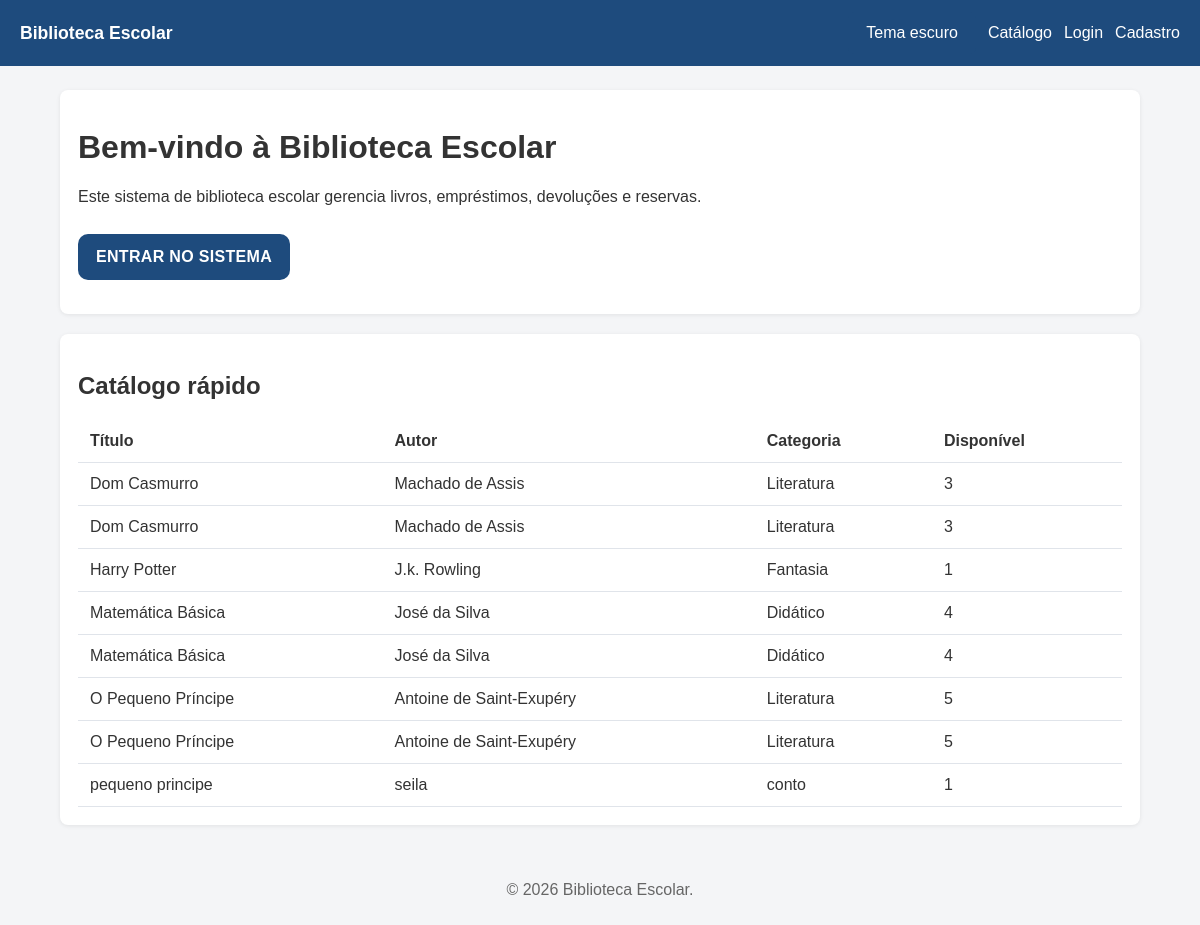
The page / on the database its author committed.
### tables this page shows
CREATE TABLE books (
        id INTEGER PRIMARY KEY AUTOINCREMENT,
        title TEXT NOT NULL,
        author TEXT NOT NULL,
        category TEXT NOT NULL,
        isbn TEXT,
        publisher TEXT,
        year INTEGER,
        quantity INTEGER NOT NULL DEFAULT 0,
        shelf TEXT,
        internal_code TEXT,
        cover_path TEXT,
        created_at TEXT NOT NULL DEFAULT CURRENT_TIMESTAMP
    );

### includes/functions.php (called while the page is built, shortened)
<?php
require_once __DIR__ . '/auth.php';
function base_url(string $path = ''): string
{
    $base = BASE_URL;
    return rtrim($base, '/') . '/' . ltrim($path, '/');
}
function h(string $value): string
{
    return htmlspecialchars($value, ENT_QUOTES, 'UTF-8');
}

### includes/auth.php (called while the page is built, shortened)
<?php
function current_user(): ?array
{
    return $_SESSION['user'] ?? null;
}
function is_logged_in(): bool
{
    return current_user() !== null;
}

### index.php (the view, shortened to what this page needs)
<?php
require_once __DIR__ . '/includes/header.php';
$books = [];
$hasData = true;
try {
    $db = get_db();
    $stmt = $db->query('SELECT id, title, author, category, quantity FROM books ORDER BY title LIMIT 10');
    $books = $stmt->fetchAll();
} catch (Exception $e) {
    $hasData = false;
}
?>
<div class="card">
    <h1>Bem-vindo à <?php echo h(SITE_NAME); ?></h1>
    <p>Este sistema de biblioteca escolar gerencia livros, empréstimos, devoluções e reservas.</p>
    <?php if (is_logged_in()): ?>
        <p><a class="btn-panel" href="<?php echo h(base_url('dashboard.php')); ?>">Ir para o painel</a></p>
    <?php else: ?>
        <p><a class="btn-panel" href="<?php echo h(base_url('login.php')); ?>">Entrar no sistema</a></p>
    <?php endif; ?>
</div>
<div class="card">
    <h2>Catálogo rápido</h2>
    <?php if (!$hasData): ?>
        <p>O banco de dados ainda não foi inicializado. Execute <a href="<?php echo h(base_url('setup.php')); ?>">setup.php</a> para criar o esquema e dados iniciais.</p>
    <?php elseif (empty($books)): ?>
        <p>Nenhum livro encontrado no catálogo.</p>
    <?php else: ?>
        <table>
            <thead>
                <tr>
                    <th>Título</th>
                    <th>Autor</th>
                    <th>Categoria</th>
                    <th>Disponível</th>
                </tr>
            </thead>
            <tbody>
                <?php foreach ($books as $book): ?>
                    <tr>
                        <td><?php echo h($book['title']); ?></td>
                        <td><?php echo h($book['author']); ?></td>
                        <td><?php echo h($book['category']); ?></td>
                        <td><?php echo (int)$book['quantity']; ?></td>
                    </tr>
                <?php endforeach; ?>
            </tbody>
        </table>
    <?php endif; ?>
</div>
<?php require_once __DIR__ . '/includes/footer.php';

### includes/header.php (shortened to what this page needs)
<?php
require_once __DIR__ . '/auth.php';
require_once __DIR__ . '/functions.php';
$user = current_user();
?>
<!DOCTYPE html>
<html lang="pt-BR">
<head>
    <link rel="stylesheet" href="<?php echo h(base_url('css/style.css')); ?>">
</head>
<body>
<header>
    <div class="brand"><a href="<?php echo h(base_url('index.php')); ?>"><?php echo h(SITE_NAME); ?></a></div>
    <nav>
        <button id="theme-toggle" type="button">Tema escuro</button>
        <a href="<?php echo h(base_url('index.php')); ?>">Catálogo</a>
        <?php if ($user): ?>
            <?php if (user_has_role('Aluno')): ?>
                <a href="<?php echo h(base_url('student_dashboard.php')); ?>">Painel do Aluno</a>
            <?php else: ?>
                <a href="<?php echo h(base_url('dashboard.php')); ?>">Painel</a>
            <?php endif; ?>
            <?php if (user_has_role(['Administrador', 'Bibliotecário'])): ?>
                <a href="<?php echo h(base_url('books.php')); ?>">Livros</a>
                <a href="<?php echo h(base_url('loans.php')); ?>">Empréstimos</a>
                <a href="<?php echo h(base_url('reports.php')); ?>">Relatórios</a>
            <?php endif; ?>
            <a href="<?php echo h(base_url('reservations.php')); ?>">Reservas</a>
            <a href="<?php echo h(base_url('logout.php')); ?>">Sair</a>
            <span class="nav-user">Olá, <?php echo h($user['name']); ?> (<?php echo h($user['role_name']); ?>)</span>
        <?php else: ?>
            <a href="<?php echo h(base_url('login.php')); ?>">Login</a>
            <a href="<?php echo h(base_url('register.php')); ?>">Cadastro</a>
        <?php endif; ?>
    </nav>
</header>
<main>

### includes/footer.php (shortened to what this page needs)
</main>
<footer>
    <p>&copy; <?php echo date('Y'); ?> <?php echo h(SITE_NAME); ?>.</p>
</footer>
</body>
</html>

### css/style.css (style rules this page uses)
:root { --bg: #f4f5f7; --text: #333; --header-bg: #1e4b7d; --header-text: #ffffff; --card-bg: #ffffff; --border: #e0e4ea; --input-bg: #ffffff; --input-border: #ccd0d9; --button-bg: #1e4b7d; --button-color: #ffffff; --button-hover: #153b61; --link-color: #1e4b7d; --table-bg: #ffffff; --footer-text: #666; --flash-success-bg: #d4f0dd; --flash-success-border: #8fd19b; --flash-error-bg: #fde2df; --flash-error-border: #f0a09c; --action-bg: #0f6d3f; --action-hover: #0b562f; }
body { margin: 0; font-family: Arial, sans-serif; background: var(--bg); color: var(--text); }
header { background: var(--header-bg); color: var(--header-text); padding: 12px 20px; display: flex; align-items: center; justify-content: space-between; }
header .brand a { color: var(--header-text); text-decoration: none; font-weight: bold; font-size: 1.1rem; }
header nav { display: flex; gap: 12px; align-items: center; }
header nav a { color: var(--header-text); text-decoration: none; }
main { max-width: 1080px; margin: 24px auto; padding: 0 20px; }
footer { padding: 16px 20px; text-align: center; color: var(--footer-text); }
.card { background: var(--card-bg); border-radius: 8px; padding: 18px; box-shadow: 0 1px 4px rgba(0,0,0,0.08); margin-bottom: 20px; }
button, input[type="submit"] { background: var(--button-bg); color: var(--button-color); border: none; padding: 12px 18px; border-radius: 6px; cursor: pointer; font-size: 1rem; }
button#theme-toggle { min-width: 120px; }
a { color: var(--link-color); }
table { width: 100%; border-collapse: collapse; margin-top: 12px; background: var(--table-bg); }
table th, table td { padding: 12px; border-bottom: 1px solid var(--border); text-align: left; }
.btn-login, .btn-panel { background: var(--button-bg); color: var(--button-color); border: none; border-radius: 10px; padding: 14px 18px; font-size: 1rem; font-weight: 700; letter-spacing: 0.02em; text-transform: uppercase; text-decoration: none; display: inline-block; text-align: center; transition: background 0.2s ease, transform 0.15s ease; cursor: pointer; }
.btn-panel { margin-top: 12px; }

### rows shown on the page
books: title "Dom Casmurro", author "Machado de Assis", category "Literatura", quantity "3"
books: title "Dom Casmurro", author "Machado de Assis", category "Literatura", quantity "3"
books: title "Harry Potter", author "J.k. Rowling", category "Fantasia", quantity "1"
books: title "Matemática Básica", author "José da Silva", category "Didático", quantity "4"
books: title "Matemática Básica", author "José da Silva", category "Didático", quantity "4"
books: title "O Pequeno Príncipe", author "Antoine de Saint-Exupéry", category "Literatura", quantity "5"
books: title "O Pequeno Príncipe", author "Antoine de Saint-Exupéry", category "Literatura", quantity "5"
books: title "pequeno principe", author "seila", category "conto", quantity "1"

### other values the page prints
SITE_NAME "Biblioteca Escolar"
